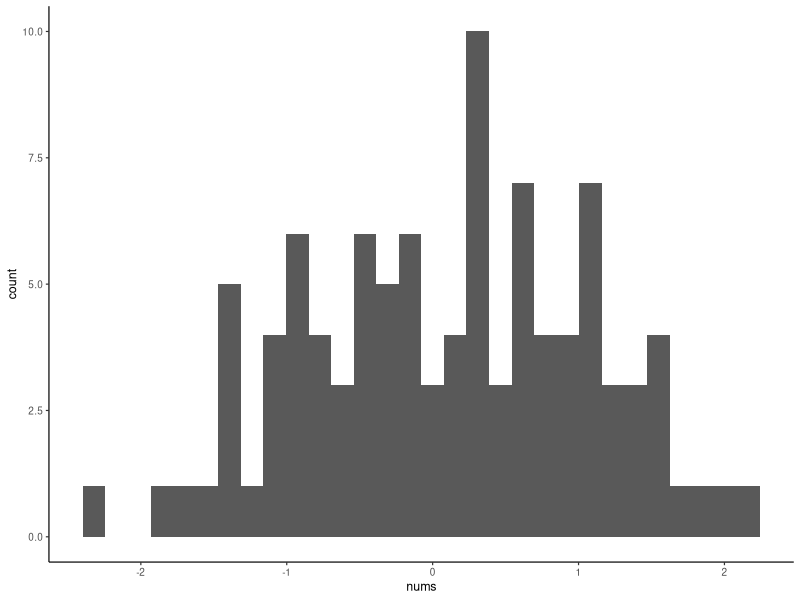

This chart was generated by the following R code:
## ---- chunk 1
nums<-rnorm(100,0,1)
df<-data.frame(s=1:100,nums)
library(ggplot2)
ggplot(df, aes(x=nums))+
  geom_histogram()+
  theme_classic(base_size=9)
